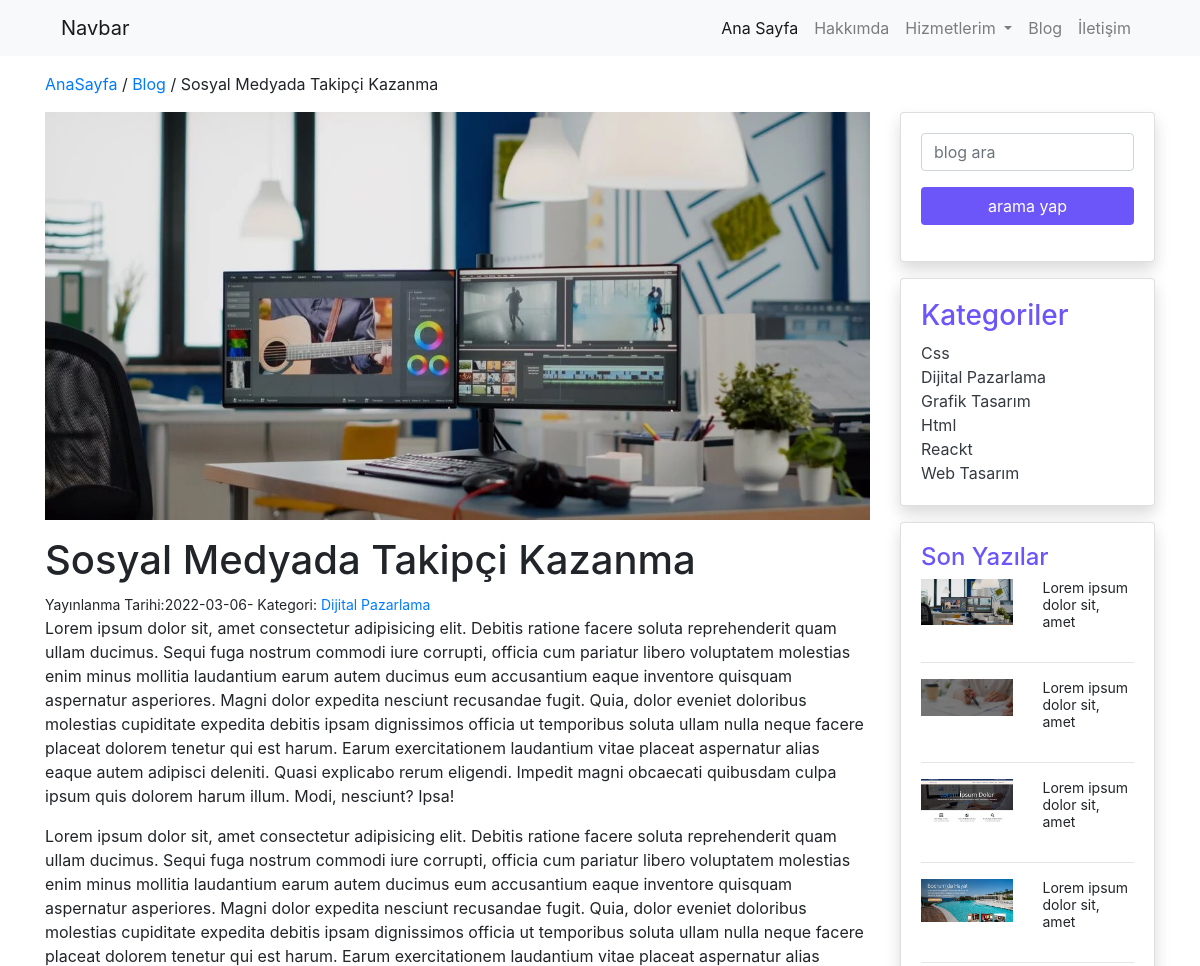
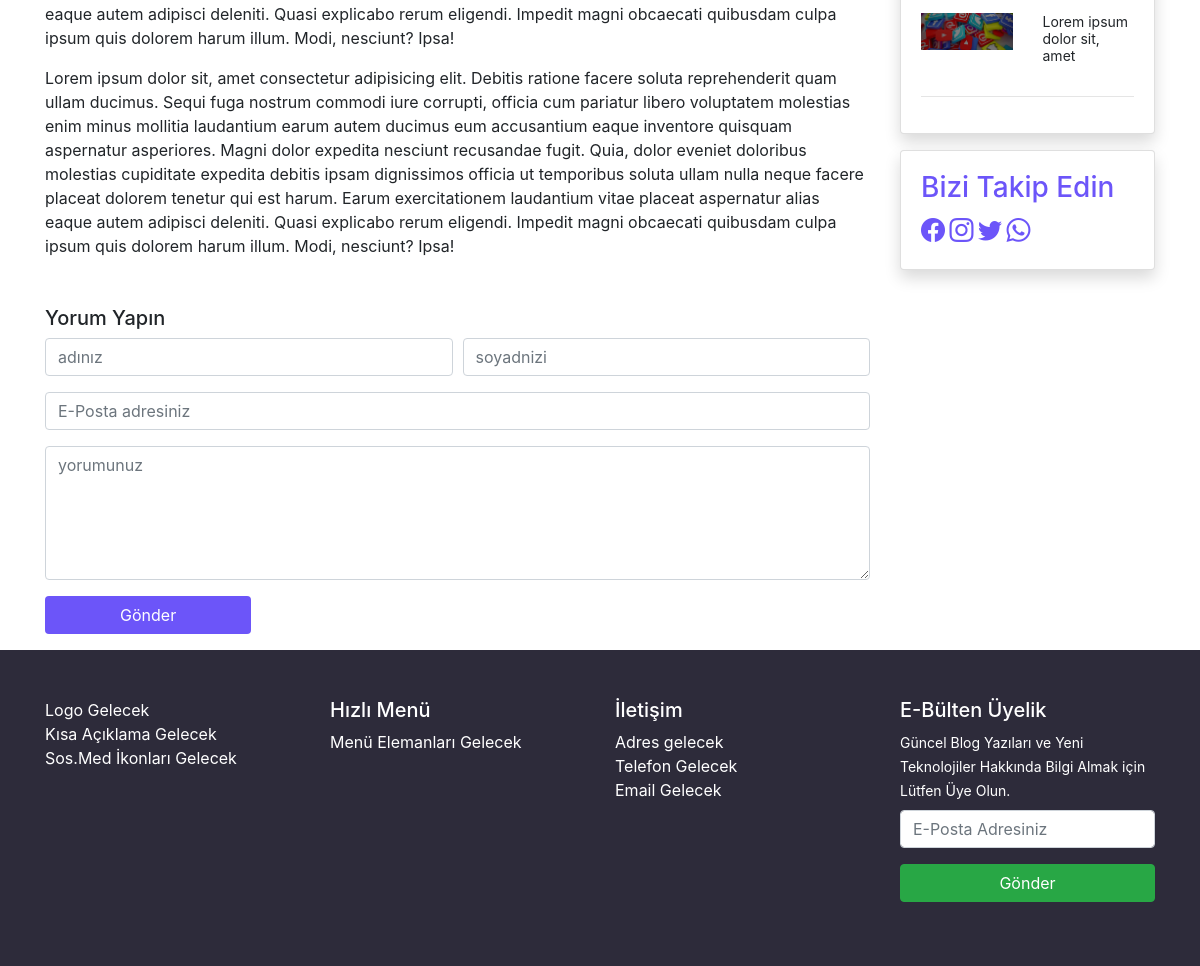
Screenshot of /sample.php?id=7 with the database file from the repository (2 pictures, top to bottom).
### tables this page shows
CREATE TABLE IF NOT EXISTS `yazilar` (
  `id` int(11) NOT NULL AUTO_INCREMENT,
  `baslik` varchar(100) NOT NULL,
  `icerik` text NOT NULL,
  `meta` varchar(160) NOT NULL,
  `foto` varchar(150) NOT NULL,
  `fotoalt` varchar(100) NOT NULL,
  `kategori` varchar(25) NOT NULL,
  `tarih` varchar(11) NOT NULL,
  `durum` varchar(15) NOT NULL,
  PRIMARY KEY (`id`)
);

CREATE TABLE IF NOT EXISTS `kategoriler` (
  `id` int(11) NOT NULL AUTO_INCREMENT,
  `kategori` varchar(25) NOT NULL,
  `katturu` varchar(15) NOT NULL,
  `ustkat` varchar(30) NOT NULL,
  `meta` text NOT NULL,
  PRIMARY KEY (`id`)
);

### sample.php (the view, shortened to what this page needs)
<?php
require_once('header.php');
$id = $_GET['id'];
$sorgu_makale = $db -> prepare('select * from yazilar where id=?');
$sorgu_makale -> execute(array($id));
$satir_makale = $sorgu_makale -> fetch();
?>
<section id="bread" class="py-3">
    <div class="container">
        <div class="row">
            <div class="col-12">
                <a href="index.php">AnaSayfa</a> / <a href="blog.php">Blog</a>  / <?php  echo $satir_makale['baslik'];?>
            </div>
        </div>
    </div>
</section>
<section id="content">
    <div class="container">
        <div class="row">
            <div class="col-md-9">
                <img src="<?php echo substr($satir_makale['foto'],3);?>" alt="<?php echo $satir_makale['fotoalt'];?>" class="w-100 mb-3">
                <h1><?php  echo $satir_makale['baslik'];?></h1>
                <small>Yayınlanma Tarihi:<?php echo $satir_makale['tarih'];?>- Kategori: <a href=""><?php echo $satir_makale['kategori'];?></a></small> <br>
                <?php echo $satir_makale['icerik'];?>
                <h5 class="mt-5">Yorum Yapın</h5>
                <form  method="post" class="form-row">
                    <div class="col-md-6">
                        <div class="form-group">
                            <input type="text" name="adiniz" placeholder="adınız" class="form-control">
                        </div>
                    </div>
                    <div class="col-md-6">
                        <div class="form-group">
                            <input type="text" name="soyadiniz" placeholder="soyadnizi" class="form-control">
                        </div>
                    </div>
                    <div class="col-12">
                        <div class="form-group">
                            <input type="email" name="email" placeholder="E-Posta adresiniz" class="form-control">
                        </div>
                    </div>
                    <div class="col-12">
                        <div class="form-group">
                            <textarea name="yorum" placeholder="yorumunuz" rows="5" class="form-control"></textarea>
                        </div>
                    </div>
                    <div class="col-12">
                    <div class="form-group">
                        <button type="submit" class="btn btn-mor w-25">Gönder</button>
                    </div>
                    </div>
                </form>
            </div>
            <?php require_once('sidebar.php')?>
        </div>
    </div>
</section>
<?php require_once('footer.php'); ?>

### sidebar.php
<div class="col-md-3">
    <div class="row">
        <div class="col-12">
            <div class="card shadow">
                <div class="card-body">
                <form method="get">
                    <div class="form-group">
                        <input type="search" name="arama" placeholder="blog ara" class="form-control">
                    </div>
                    <div class="form-group">
                        <input type="submit" value="arama yap" class="btn btn-mor w-100">
                    </div>
                </form>
                </div>
            </div>
        </div>
    </div>
    <div class="row my-3">
        <div class="col-12">
            <div class="card shadow">
                <div class="card-body">
                    <h3 class="mor">Kategoriler</h3>
                    <?php
                    $sorgu_katlist = $db -> prepare('select * from kategoriler order by kategori asc');
                    $sorgu_katlist -> execute();
                    if($sorgu_katlist -> rowCount()){
                        foreach($sorgu_katlist as $satir_katlist){
                            ?>
                            <a href="kategoripage.php?kategori=<?php echo $satir_katlist['kategori'];?>" class="text-dark text-decoration-none"><?php echo $satir_katlist['kategori'];?></a> <br>
                            <?php
                        }
                    }
                    ?>
                </div>
            </div>
        </div>
    </div>
    <div class="row">
        <div class="col-12">
            <div class="card shadow">
                <div class="card-body">
                    <h4 class="mor">Son Yazılar</h4>
                    <?php
                    $sorgu_yazilar = $db -> prepare('select * from yazilar order by id desc limit 5');
                    $sorgu_yazilar -> execute();
                    if( $sorgu_yazilar -> rowCount()){
                        foreach($sorgu_yazilar as $satir_yazilar){
                            ?>
                        <div class="row mt-2">
                            <div class="col-md-6">
                               <a href="sample.php?id=<?php $satir_yazilar['id'];?>"> <img src="<?php echo substr($satir_yazilar['foto'],3);?>" alt="<?php echo $satir_yazilar['fotoalt'];?>" class="img-fluid"></a>
                            </div>
                            <div class="col-md-6 smallyazi">
                              <small>  <?php echo substr($satir_yazilar['icerik'],0,30)?></small>
                            </div>
                        </div>
                        <hr>
                            <?php
                        }
                    }
                    ?>
                </div>
            </div>
        </div>
    </div>
    <div class="row mt-3 sosmed">
        <div class="col-12">
           <div class="card shadow">
           <div class="card-body">
           <h3 class="mor">Bizi Takip Edin</h3>
            <?php
            $sorgu_sosmed =$db -> prepare('select * from ayarlar');
            $sorgu_sosmed -> execute();
            $satir_sosmed = $sorgu_sosmed -> fetch();
            if($sorgu_sosmed -> rowCount()){
                ?>
                <a href="<?php echo $satir_sosmed ['facebook'];?>" target="_blank"><i class="bi bi-facebook"></i></a>
                <a href="<?php  echo $satir_sosmed['instagram'];?>" target="_blank"><i class="bi bi-instagram"></i></a>
                <a href="<?php echo $satir_sosmed['twitter'];?>" target="_blank"><i class="bi bi-twitter"></i></a>
                <a href="<?php echo $satir_sosmed['whatsapp'];?>" target="_blank"><i class="bi bi-whatsapp"></i></a>
                <?php
            }
            ?>
           </div>
           </div>
        </div>
    </div>
</div>

### css/style.css (style rules this page uses)
.mor { color: #6c55f9; }
.btn-mor { background-color: #6c55f9; color: #fff; }
.smallyazi p { line-height: 16px !important; }
.sosmed a { color:#6c55f9 ; font-size: 24px; }

### rows the page displays
yazilar: baslik "Sosyal Medyada Takipçi Kazanma", foto (picture), tarih "2022-03-06", kategori "Dijital Pazarlama", icerik "Lorem ipsum dolor sit, amet consectetur adipisicing elit. Debitis ratione facere soluta reprehenderit quam ullam ducimus. Sequi fuga nostrum commodi iure corrupti, officia cum pariatur libero voluptatem molestias enim minus mollitia laudantium earum autem ducimus eum accusantium eaque inventore quisquam aspernatur asperiores. Magni dolor expedita nesciunt recusandae fugit. Quia, dolor eveniet doloribus molestias cupiditate expedita debitis ipsam dignissimos officia ut temporibus soluta ullam nulla neque facere placeat dolorem tenetur qui est harum. Earum exercitationem laudantium vitae placeat aspernatur alias eaque autem adipisci deleniti. Quasi explicabo rerum eligendi. Impedit magni…", icerik "Lorem ipsum dolor sit, amet"
kategoriler: kategori "Css"
kategoriler: kategori "Dijital Pazarlama"
kategoriler: kategori "Grafik Tasarım"
kategoriler: kategori "Html"
kategoriler: kategori "Reackt"
kategoriler: kategori "Web Tasarım"
yazilar: foto (picture), icerik "Lorem ipsum dolor sit, amet"
yazilar: foto (picture), icerik "Lorem ipsum dolor sit, amet"
yazilar: foto (picture), icerik "Lorem ipsum dolor sit, amet"
yazilar: foto (picture), icerik "Lorem ipsum dolor sit, amet"
